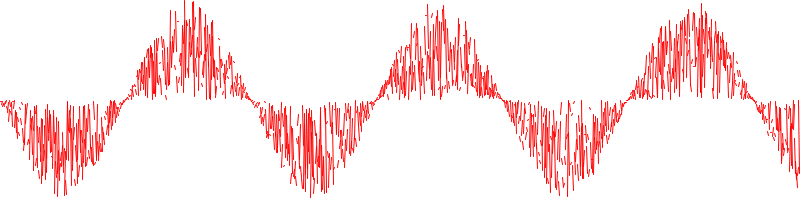
Frame 1 (no input)
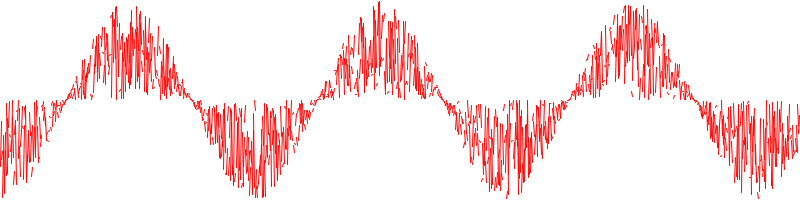
Frame 60 (the mouse pressed at the canvas centre just before this capture)
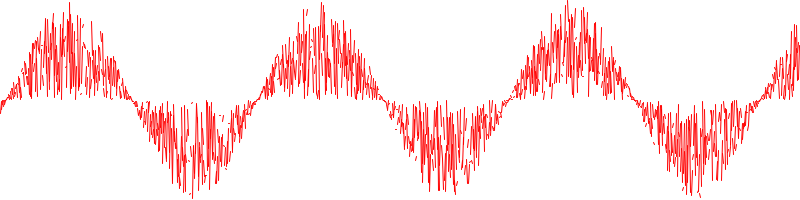
Frame 120 (the mouse held since frame 60 and released just before this capture)

The Processing sketch that drew these frames (run headless with seeded random() and noise(); from frame 60 on, the mouse is pressed at the canvas centre):

// Processing sketch: ejercicio15
// ── ejercicio15.pde
// ***********************************************
// * Alumno: Joaquin Romera                      *
// * Legajo: 24169                               *
// * Ejercicio Nro: 15                           *
// * Asignatura: Taller de Integración de tecno..*
// * Carrera: Musica y Tecnologia                *
// * Institución: UNQ                            *
// * Año: 2019                                   *
// ***********************************************

void setup()
{
  size(800, 200);
  stroke(255, 0, 0);
  strokeWeight(1);
  smooth();
}

void draw()
{
  background(255);
  translate(0, height / 2);
  for (int i = 0; i < width - 1; i++)
  {
    wave(i, 100.0);
  }
}

void wave(int x, float size)
{
  line(x, random(size) * sin((frameCount + x) / 40.f), x + 1, random(size) * sin((frameCount + x + 1) / 40.f));
}
